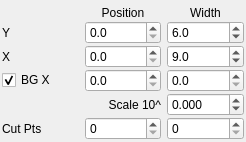
          <widget class="QWidget" name="page">
           <property name="geometry">
            <rect>
             <x>0</x>
             <y>0</y>
             <width>246</width>
             <height>142</height>
            </rect>
           </property>
           <attribute name="label">
            <string>Reflectivity Extraction (Basic)</string>
           </attribute>
           <layout class="QGridLayout" name="gridLayout_3">
            <property name="verticalSpacing">
             <number>1</number>
            </property>
            <property name="margin">
             <number>2</number>
            </property>
            <item row="1" column="2">
             <widget class="QDoubleSpinBox" name="refYPos">
              <property name="toolTip">
               <string>Center of region used for extraction</string>
              </property>
              <property name="decimals">
               <number>1</number>
              </property>
              <property name="maximum">
               <double>400.000000000000000</double>
              </property>
             </widget>
            </item>
            <item row="1" column="1">
             <widget class="QLabel" name="label_3">
              <property name="toolTip">
               <string>Y Pixel Window</string>
              </property>
              <property name="styleSheet">
               <string notr="true">text-align: right;</string>
              </property>
              <property name="text">
               <string>Y</string>
              </property>
             </widget>
            </item>
            <item row="0" column="3">
             <widget class="QLabel" name="label_2">
              <property name="minimumSize">
               <size>
                <width>0</width>
                <height>18</height>
               </size>
              </property>
              <property name="text">
               <string>Width</string>
              </property>
              <property name="alignment">
               <set>Qt::AlignBottom|Qt::AlignHCenter</set>
              </property>
             </widget>
            </item>
            <item row="5" column="3">
             <widget class="QSpinBox" name="rangeEnd">
              <property name="toolTip">
               <string>&lt;html&gt;&lt;head/&gt;&lt;body&gt;&lt;p&gt;Remove points from the extracted intensity on the high Q side. &lt;/p&gt;&lt;p&gt;Uses the full ToF range available in the file, so it is possible it does not have any effect for lower values.&lt;/p&gt;&lt;/body&gt;&lt;/html&gt;</string>
              </property>
              <property name="maximum">
               <number>200</number>
              </property>
              <property name="value">
               <number>0</number>
              </property>
             </widget>
            </item>
            <item row="2" column="2">
             <widget class="QDoubleSpinBox" name="refXPos">
              <property name="toolTip">
               <string>Center of region used for extraction</string>
              </property>
              <property name="decimals">
               <number>1</number>
              </property>
              <property name="maximum">
               <double>400.000000000000000</double>
              </property>
             </widget>
            </item>
            <item row="3" column="3">
             <widget class="QDoubleSpinBox" name="bgWidth">
              <property name="toolTip">
               <string>Width of region used for extraction</string>
              </property>
              <property name="decimals">
               <number>1</number>
              </property>
              <property name="maximum">
               <double>400.000000000000000</double>
              </property>
             </widget>
            </item>
            <item row="3" column="2">
             <widget class="QDoubleSpinBox" name="bgCenter">
              <property name="toolTip">
               <string>Center of region used for extraction</string>
              </property>
              <property name="decimals">
               <number>1</number>
              </property>
              <property name="maximum">
               <double>400.000000000000000</double>
              </property>
             </widget>
            </item>
            <item row="2" column="1">
             <widget class="QLabel" name="label_4">
              <property name="toolTip">
               <string>X Pixel Window</string>
              </property>
              <property name="styleSheet">
               <string notr="true">text-align: right;</string>
              </property>
              <property name="text">
               <string>X</string>
              </property>
             </widget>
            </item>
            <item row="4" column="3">
             <widget class="QDoubleSpinBox" name="refScale">
              <property name="toolTip">
               <string>Scaling factor for the reflectivity in powers of 10</string>
              </property>
              <property name="decimals">
               <number>3</number>
              </property>
              <property name="minimum">
               <double>-20.000000000000000</double>
              </property>
              <property name="maximum">
               <double>20.000000000000000</double>
              </property>
              <property name="singleStep">
               <double>0.020000000000000</double>
              </property>
              <property name="value">
               <double>0.000000000000000</double>
              </property>
             </widget>
            </item>
            <item row="5" column="2">
             <widget class="QSpinBox" name="rangeStart">
              <property name="toolTip">
               <string>&lt;html&gt;&lt;head/&gt;&lt;body&gt;&lt;p&gt;Remove points from the extracted intensity on the low Q side. &lt;/p&gt;&lt;p&gt;Uses the full ToF range available in the file, so it is possible it does not have any effect for lower values.&lt;/p&gt;&lt;/body&gt;&lt;/html&gt;</string>
              </property>
              <property name="maximum">
               <number>200</number>
              </property>
             </widget>
            </item>
            <item row="2" column="3">
             <widget class="QDoubleSpinBox" name="refXWidth">
              <property name="toolTip">
               <string>Width of region used for extraction</string>
              </property>
              <property name="decimals">
               <number>1</number>
              </property>
              <property name="minimum">
               <double>1.000000000000000</double>
              </property>
              <property name="maximum">
               <double>304.000000000000000</double>
              </property>
              <property name="value">
               <double>9.000000000000000</double>
              </property>
             </widget>
            </item>
            <item row="1" column="3">
             <widget class="QDoubleSpinBox" name="refYWidth">
              <property name="toolTip">
               <string>Width of region used for extraction</string>
              </property>
              <property name="decimals">
               <number>1</number>
              </property>
              <property name="minimum">
               <double>1.000000000000000</double>
              </property>
              <property name="maximum">
               <double>400.000000000000000</double>
              </property>
              <property name="value">
               <double>6.000000000000000</double>
              </property>
             </widget>
            </item>
            <item row="5" column="1">
             <widget class="QLabel" name="label_20">
              <property name="styleSheet">
               <string notr="true">text-align: right;</string>
              </property>
              <property name="text">
               <string>Cut Pts</string>
              </property>
             </widget>
            </item>
            <item row="0" column="2">
             <widget class="QLabel" name="label">
              <property name="minimumSize">
               <size>
                <width>0</width>
                <height>18</height>
               </size>
              </property>
              <property name="text">
               <string>Position</string>
              </property>
              <property name="alignment">
               <set>Qt::AlignBottom|Qt::AlignHCenter</set>
              </property>
             </widget>
            </item>
            <item row="4" column="2">
             <widget class="QLabel" name="label_5">
              <property name="toolTip">
               <string>Scaling factor for the reflectivity in powers of 10</string>
              </property>
              <property name="text">
               <string>Scale 10^</string>
              </property>
              <property name="alignment">
               <set>Qt::AlignRight|Qt::AlignTrailing|Qt::AlignVCenter</set>
              </property>
             </widget>
            </item>
            <item row="3" column="1">
             <widget class="QCheckBox" name="bgActive">
              <property name="styleSheet">
               <string notr="true">text-align: right;</string>
              </property>
              <property name="text">
               <string>BG X</string>
              </property>
              <property name="checked">
               <bool>true</bool>
              </property>
             </widget>
            </item>
           </layout>
          </widget>
